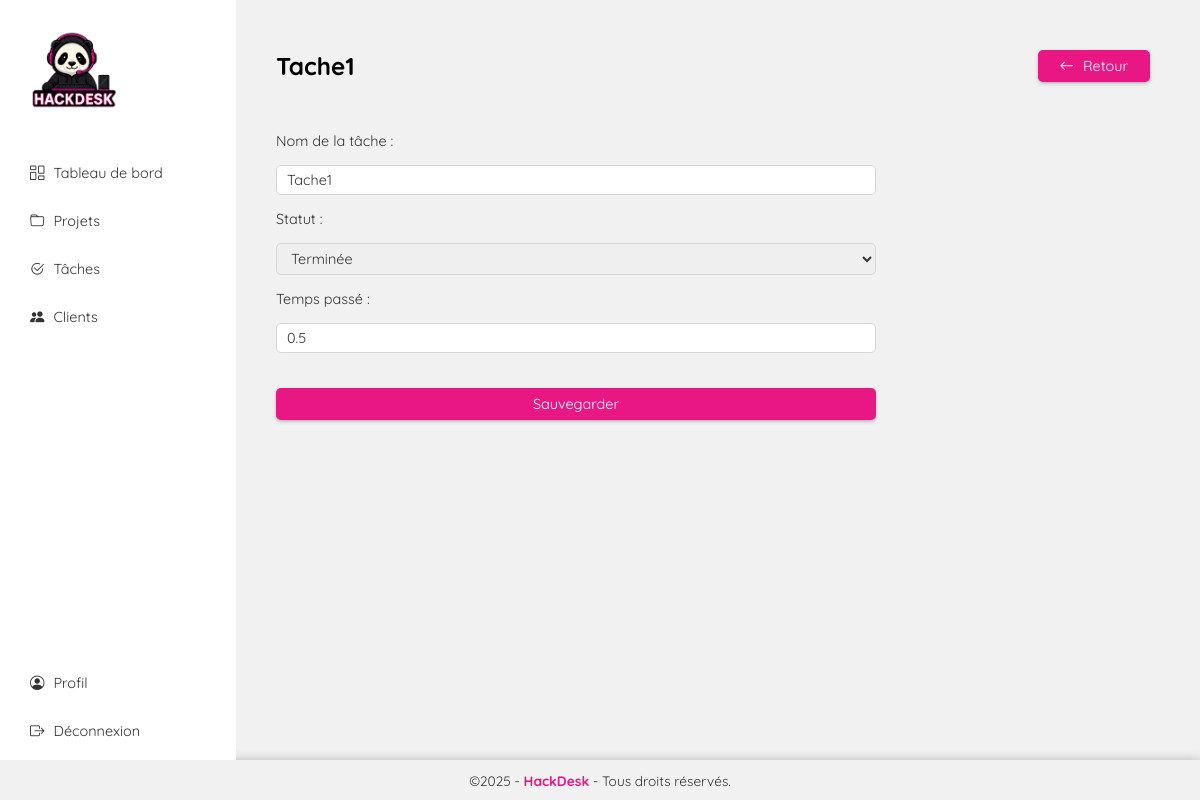
The app's page /edit-task/1 (signed in) with its own data.
### models.py (models this page shows)
class Task(Base):
    __tablename__ = 'tasks'
    id = Column(Integer, primary_key=True, index=True)
    name_task = Column(String(150), nullable=False, index=True)
    status = Column(String(50))
    time_spent = Column(Float, default=0.0, nullable=False)
    project_id = Column(Integer, ForeignKey("projects.id"))
    projects = relationship("Project", back_populates="tasks")

### app.py (the view, shortened to what this page needs)
@app.route('/edit-task/<int:task_id>', methods=["GET", "POST"])
@login_required
def editTask(task_id):
    task = session.query(Task).filter_by(id=task_id).first()
    return render_template('dashboard/edit-task.html', task=task)

### app.py (called while the page is built)
@login_manager.user_loader
def load_user(user_id):
    return session.query(User).get(int(user_id))

### templates/dashboard/edit-task.html (shortened to what this page needs)
{% extends 'layout.html' %}
{% block body %}
<div class="app dg">
    <main class="app-view dg">
        {% include 'dashboard/partials/menu-app.html' %}
        <div class="app-container">
            <div class="df" style="justify-content: space-between">
                <h1>{{ task.name_task}}</h1>
                <a href="/tasks">
                    <button class="button2">
                        <i class="bi bi-arrow-left"></i> Retour
                    </button>
                </a>
            </div>
            <form action="/edit-task/{{ task.id }}" class="table-list" method="post">
                <label for="name_task">Nom de la tâche : </label>
                <input required type="text" value="{{ task.name_task }}" name="name_task" />
                <label for="status">Statut : </label>
                <select required name="status">
                    <option value="Terminée" {% if task.status=='Terminée' %}selected{% endif %}>Terminée</option>
                </select>
                <label for="time_spent">Temps passé : </label>
                <input required type="number" value="{{ task.time_spent }}" step="0.1" name="time_spent" min="0" />
                <button type="submit" class="button2">Sauvegarder</button>
            </form>
        </div>
    </main>
</div>
{% endblock %}

### static/css/index.css (style rules this page uses)
* { margin: 0; padding: 0; box-sizing: border-box; font-family: "Quicksand", "Trebuchet MS", "Lucida Sans Unicode", "Lucida Grande", "Lucida Sans", Arial, sans-serif; font-size: 0.95rem; color: #333; cursor: default; transition: 0.2s ease; }
body { background: #f1f1f1; }
main { min-height: 95vh; padding: 50px 5vw; }
a { text-decoration: none; font-weight: bold; color: #e91784; cursor: pointer; }
a * { cursor: pointer; }
h1, h2, h3, h4, h5, h6 { color: #000; }
h1 { font-size: 1.6rem; }
.df { display: flex; align-items: center; gap: 20px; flex-wrap: wrap; }
.dg { display: grid; gap: 20px; }
button { box-shadow: rgba(50, 50, 93, 0.25) 0px 2px 5px -1px, rgba(0, 0, 0, 0.3) 0px 1px 3px -1px; padding: 5px 20px; border: 2px solid #e91784; border-radius: 5px; background: #fff; color: #e91784; }
button * { font-weight: normal; }
button i { margin-right: 5px; color: #e91784; }
.button2 { border: 2px solid #e91784; background: #e91784; color: #fff; }
.button2 i { color: #fff; }
form { display: flex; flex-direction: column; gap: 15px; width: 100%; min-width: 300px; max-width: 600px; }
form input, form select, form textarea { border: 1px solid #d7d7d7; padding: 5px 10px; border-radius: 5px; outline-color: #e91784; resize: none; }
form button { margin-top: 20px; }
.app-view { grid-template-columns: 1fr 4fr; padding: 0; }
.app-container { padding: 50px 50px 50px 20px; }
.table-list { margin-top: 50px; }

### records on screen
Task: name_task "Tache1", status "Terminée", time_spent "0.5"
